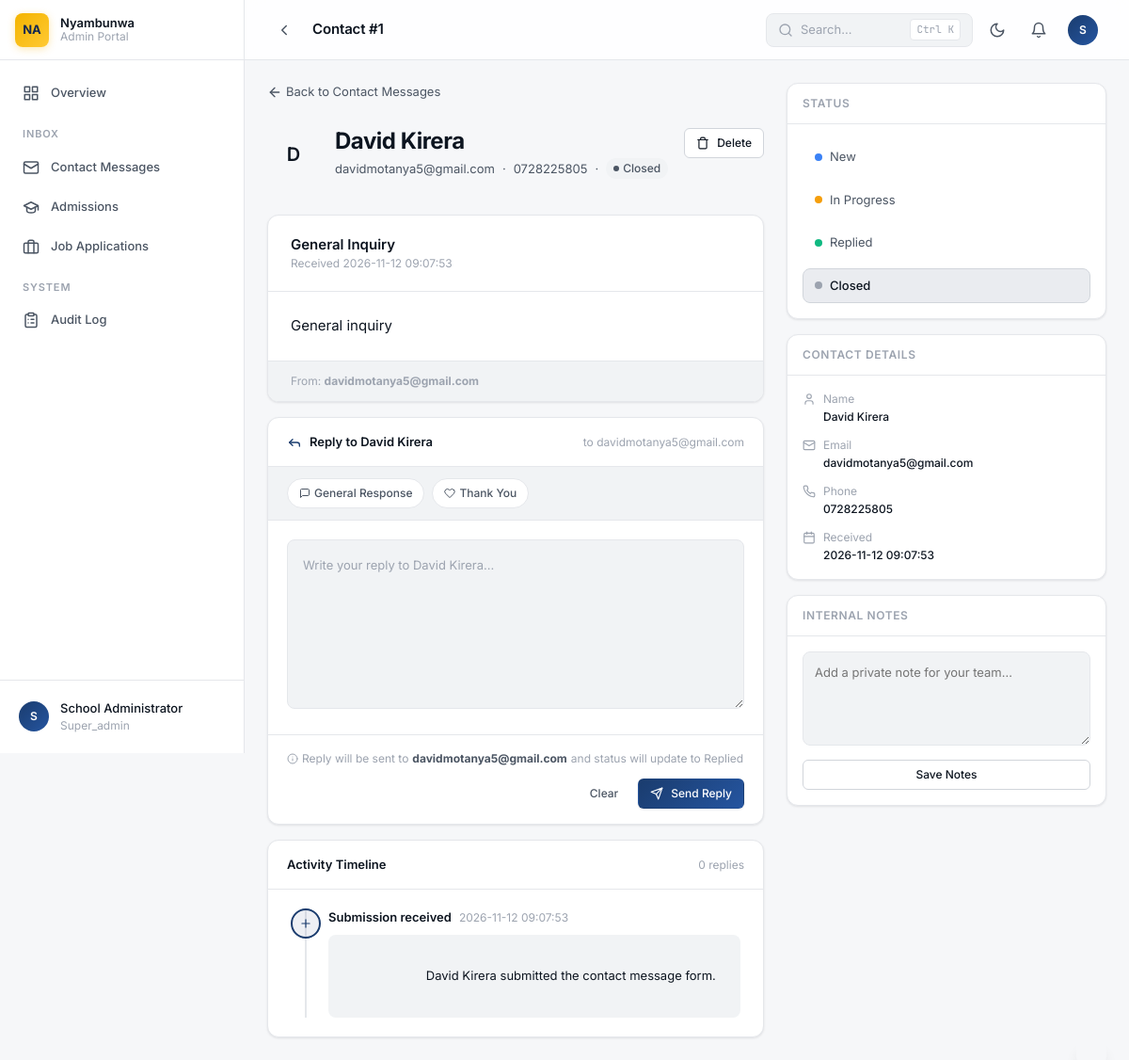
The page /admin/contacts/1 (signed in) on the database its author committed.
### tables this page shows
CREATE TABLE contacts (
            id INTEGER PRIMARY KEY AUTOINCREMENT,
            name TEXT NOT NULL,
            email TEXT NOT NULL,
            phone TEXT,
            subject TEXT,
            message TEXT NOT NULL,
            status TEXT DEFAULT 'New',
            notes TEXT,
            created_at TIMESTAMP DEFAULT CURRENT_TIMESTAMP,
            updated_at TIMESTAMP DEFAULT CURRENT_TIMESTAMP
        );

### app.py (the view)
@app.route('/admin/<submission_type>/<int:submission_id>')
@login_required
def view_message(submission_type, submission_id):
    if submission_type not in ['contacts', 'admissions', 'careers']:
        return redirect(url_for('dashboard'))
    submission = get_submission(submission_type, submission_id)
    replies = get_replies_for_submission(submission_type, submission_id)
    if not submission:
        return redirect(url_for('dashboard'))
    stats = get_stats()
    return render_template('admin/message.html',
                         stats=stats,
                         submission=submission,
                         submission_type=submission_type,
                         replies=replies)

### templates/admin/message.html (shortened to what this page needs)
{% extends "admin/base.html" %}
{% block page_title %}
    {{ 'Contact' if submission_type == 'contacts' else ('Admission' if submission_type == 'admissions' else 'Application') }} #{{ submission.id }}
{% endblock %}
{% block extra_head %}
<link rel="stylesheet" href="{{ url_for('static', filename='css/admin/detail.css') }}">
{% endblock %}
{% block content %}
{% set type_label = 'Contact Message' if submission_type == 'contacts' else ('Admission Inquiry' if submission_type == 'admissions' else 'Job Application') %}
{% set display_name = submission.get('name') if submission_type != 'admissions' else submission.get('parent_name') %}
{% if not display_name %}{% set display_name = 'Unknown' %}{% endif %}
{% set email_addr = submission.get('email') or 'Not provided' %}
{% set phone_val = submission.get('phone') or 'Not provided' %}
{% set initial = display_name[0]|upper if display_name else '?' %}
{% set status_val = submission.get('status') or 'New' %}
{% set notes_val = submission.get('notes') or '' %}
{% set created_val = submission.get('created_at') or '' %}
{% set js_child_name = submission.get('child_name') or '' if submission_type == 'admissions' else '' %}
{% set js_grade_applying = submission.get('grade_applying') or '' if submission_type == 'admissions' else '' %}
{% set js_position_applying = submission.get('position_applying') or '' if submission_type == 'careers' else '' %}
<div class="detail-layout">
    <div class="detail-main">
        <a href="{{ url_for('view_submissions', submission_type=submission_type) }}" class="back-link">
            <svg viewBox="0 0 24 24" fill="none" stroke="currentColor" stroke-width="2" stroke-linecap="round" stroke-linejoin="round">
                <line x1="19" y1="12" x2="5" y2="12"/>
                <polyline points="12 19 5 12 12 5"/>
            </svg>
            Back to {{ type_label }}s
        </a>
        <div class="detail-header">
            <div class="detail-header__avatar avatar--{{ 'info' if submission_type == 'contacts' else ('warning' if submission_type == 'admissions' else 'success') }}">
                {{ initial }}
            </div>
            <div class="detail-header__info">
                <h1 class="detail-header__title">{{ display_name }}</h1>
                <div class="detail-header__subtitle">
                    <span>{{ email_addr }}</span>
                    {% if phone_val != 'Not provided' %}
                    <span>&middot;</span>
                    <span>{{ phone_val }}</span>
                    {% endif %}
                    <span>&middot;</span>
                    <span class="badge badge-{{ 'info' if status_val == 'New' else ('warning' if status_val == 'In Progress' else ('success' if status_val == 'Replied' else 'neutral')) }}">
                        <span class="badge-dot"></span>
                        {{ status_val }}
                    </span>
                </div>
            </div>
            <div class="detail-header__actions">
                <button class="btn btn-secondary btn-sm" id="delete-btn" title="Delete submission">
                    <svg width="14" height="14" viewBox="0 0 24 24" fill="none" stroke="currentColor" stroke-width="2" stroke-linecap="round" stroke-linejoin="round">
                        <path d="M3 6h18M19 6v14a2 2 0 0 1-2 2H7a2 2 0 0 1-2-2V6M8 6V4a2 2 0 0 1 2-2h4a2 2 0 0 1 2 2v2"/>
                    </svg>
                    Delete
                </button>
            </div>
        </div>
        <div class="message-card">
            <div class="message-card__header">
                <div>
                    <div class="message-card__title">
                        {% if submission_type == 'contacts' %}
                            {{ submission.get('subject') or 'No subject' }}
                        {% elif submission_type == 'admissions' %}
                            Inquiry for {{ submission.get('child_name') or '—' }} — {{ submission.get('grade_applying') or '—' }}
                        {% else %}
                            {{ submission.get('position_applying') or 'General Application' }}
                        {% endif %}
                    </div>
                    <div class="message-card__meta">
                        Received {{ created_val }}
                    </div>
                </div>
            </div>
            {% if submission_type == 'careers' %}
                {% if submission.get('cover_letter') %}
                <div class="message-card__body">{{ submission.get('cover_letter') }}</div>
                {% endif %}
            {% else %}
                {% if submission.get('message') %}
                <div class="message-card__body">{{ submission.get('message') }}</div>
                {% endif %}
            {% endif %}
            <div class="message-card__footer">
                <span>From: <strong>{{ email_addr }}</strong></span>
            </div>
        </div>
        <div class="reply-composer">
            <div class="reply-composer__header">
                <div class="reply-composer__title">
                    <svg viewBox="0 0 24 24" fill="none" stroke="currentColor" stroke-width="2" stroke-linecap="round" stroke-linejoin="round">
                        <polyline points="9 17 4 12 9 7"/>
                        <path d="M20 18v-2a4 4 0 0 0-4-4H4"/>
                    </svg>
                    Reply to {{ display_name }}
                </div>
                <div class="reply-composer__recipient">to {{ email_addr }}</div>
            </div>
            <div class="reply-composer__templates">
                <button class="template-chip" data-template="general_response">
                    <svg viewBox="0 0 24 24" fill="none" stroke="currentColor" stroke-width="2" stroke-linecap="round" stroke-linejoin="round"><path d="M21 15a2 2 0 0 1-2 2H7l-4 4V5a2 2 0 0 1 2-2h14a2 2 0 0 1 2 2z"/></svg>
                    General Response
                </button>
                <button class="template-chip" data-template="thank_you">
                    <svg viewBox="0 0 24 24" fill="none" stroke="currentColor" stroke-width="2" stroke-linecap="round" stroke-linejoin="round"><path d="M20.84 4.61a5.5 5.5 0 0 0-7.78 0L12 5.67l-1.06-1.06a5.5 5.5 0 0 0-7.78 7.78l1.06 1.06L12 21.23l7.78-7.78 1.06-1.06a5.5 5.5 0 0 0 0-7.78z"/></svg>
                    Thank You
                </button>
            </div>
            <form id="reply-form">
                <div class="reply-composer__body">
                    <textarea class="reply-composer__textarea" id="reply-body" name="reply_body" placeholder="Write your reply to {{ display_name }}..." required></textarea>
                </div>
                <div class="reply-composer__footer">
                    <div class="reply-composer__hint">
                        <svg viewBox="0 0 24 24" fill="none" stroke="currentColor" stroke-width="2" stroke-linecap="round" stroke-linejoin="round">
                            <circle cx="12" cy="12" r="10"/>
                            <line x1="12" y1="16" x2="12" y2="12"/>
                            <line x1="12" y1="8" x2="12.01" y2="8"/>
                        </svg>
                        Reply will be sent to <strong style="color: var(--text-secondary);">{{ email_addr }}</strong> and status will update to Replied
                    </div>
                    <div class="reply-composer__actions">
                        <button type="button" class="btn btn-ghost btn-sm" id="clear-btn">Clear</button>
                        <button type="submit" class="btn btn-primary btn-sm" id="send-btn">
                            <svg width="14" height="14" viewBox="0 0 24 24" fill="none" stroke="currentColor" stroke-width="2" stroke-linecap="round" stroke-linejoin="round">
                                <line x1="22" y1="2" x2="11" y2="13"/>
                                <polygon points="22 2 15 22 11 13 2 9 22 2"/>
                            </svg>
                            Send Reply
                        </button>
                    </div>
                </div>
            </form>
        </div>
        <div class="timeline-section">
            <div class="timeline-section__header">
                <div class="timeline-section__title">Activity Timeline</div>
                <span class="text-xs text-muted">{{ replies|length }} repl{{ 'y' if replies|length == 1 else 'ies' }}</span>
            </div>
            <div class="timeline">
                <div class="timeline-item timeline-item--created">
                    <div class="timeline-item__icon">
                        <svg viewBox="0 0 24 24" fill="none" stroke="currentColor" stroke-width="2" stroke-linecap="round" stroke-linejoin="round">
                            <path d="M12 5v14M5 12h14"/>
                        </svg>
                    </div>
                    <div class="timeline-item__header">
                        <span class="timeline-item__title">Submission received</span>
                        <span class="timeline-item__time">{{ created_val }}</span>
                    </div>
                    <div class="timeline-item__body">
                        {{ display_name }} submitted the {{ type_label|lower }} form.
                    </div>
                </div>
            </div>
        </div>
    </div>
    <aside class="detail-sidebar">
        <div class="sidebar-card">
            <div class="sidebar-card__header">
                <div class="sidebar-card__title">Status</div>
            </div>
            <div class="sidebar-card__body">
                <div class="status-selector" id="status-selector">
                    <button class="status-option {% if status_val == 'New' %}is-active{% endif %}" data-status="New">
                        <span class="status-dot status-dot--new"></span> New
                    </button>
                    <button class="status-option {% if status_val == 'In Progress' %}is-active{% endif %}" data-status="In Progress">
                        <span class="status-dot status-dot--progress"></span> In Progress
                    </button>
                    <button class="status-option {% if status_val == 'Replied' %}is-active{% endif %}" data-status="Replied">
                        <span class="status-dot status-dot--replied"></span> Replied
                    </button>
                    <button class="status-option {% if status_val == 'Closed' %}is-active{% endif %}" data-status="Closed">
                        <span class="status-dot status-dot--closed"></span> Closed
                    </button>
                </div>
            </div>
        </div>
        <div class="sidebar-card">
            <div class="sidebar-card__header">
                <div class="sidebar-card__title">Contact Details</div>
            </div>
            <div class="sidebar-card__body">
                <div class="meta-list">
                    <div class="meta-list__item">
                        <svg class="meta-list__icon" viewBox="0 0 24 24" fill="none" stroke="currentColor" stroke-width="2" stroke-linecap="round" stroke-linejoin="round"><path d="M19 21v-2a4 4 0 0 0-4-4H9a4 4 0 0 0-4 4v2"/><circle cx="12" cy="7" r="4"/></svg>
                        <div>
                            <div class="meta-list__label">Name</div>
                            <div class="meta-list__value">{{ display_name }}</div>
                        </div>
                    </div>
                    <div class="meta-list__item">
                        <svg class="meta-list__icon" viewBox="0 0 24 24" fill="none" stroke="currentColor" stroke-width="2" stroke-linecap="round" stroke-linejoin="round"><rect x="2" y="4" width="20" height="16" rx="2"/><path d="m22 7-10 6L2 7"/></svg>
                        <div>
                            <div class="meta-list__label">Email</div>
                            <div class="meta-list__value"><a href="mailto:{{ email_addr }}">{{ email_addr }}</a></div>
                        </div>
                    </div>
                    {% if phone_val != 'Not provided' %}
                    <div class="meta-list__item">
                        <div>
                            <div class="meta-list__label">Phone</div>
                            <div class="meta-list__value"><a href="tel:{{ phone_val }}">{{ phone_val }}</a></div>
                        </div>
                    </div>
                    {% endif %}
                    <div class="meta-list__item">
                        <svg class="meta-list__icon" viewBox="0 0 24 24" fill="none" stroke="currentColor" stroke-width="2" stroke-linecap="round" stroke-linejoin="round"><rect x="3" y="4" width="18" height="18" rx="2" ry="2"/><line x1="16" y1="2" x2="16" y2="6"/><line x1="8" y1="2" x2="8" y2="6"/><line x1="3" y1="10" x2="21" y2="10"/></svg>
                        <div>
                            <div class="meta-list__label">Received</div>
                            <div class="meta-list__value">{{ created_val }}</div>
                        </div>
                    </div>
                </div>
            </div>
        </div>
        <div class="sidebar-card">
            <div class="sidebar-card__header">
                <div class="sidebar-card__title">Internal Notes</div>
            </div>
            <div class="sidebar-card__body">
                <textarea class="notes-textarea" id="notes-input" placeholder="Add a private note for your team...">{{ notes_val }}</textarea>
                <button class="btn btn-secondary btn-sm btn-block" id="save-notes-btn" style="margin-top: var(--space-2);">
                    Save Notes
                </button>
            </div>
        </div>
    </aside>
</div>
<div class="toast" id="toast"></div>
{% endblock %}

### rows shown on the page
contacts: id "1", name "David Kirera", email "davidmotanya5@gmail.com", phone "0728225805", status "Closed", subject "General Inquiry", created_at "2026-11-12 09:07:53", get "General inquiry", reply_body "Write your reply to David Kirera..."

### other values the page prints
{{ session.get('admin_full_name') or session.get('admin_username') }} "School Administrator"
{{ session.get('admin_role', 'admin') }} "Super_admin"
{{ type_label }} "Contact Message"
{{ initial }} "D"
{{ replies|length }} "0"
{{ 'y' if replies|length == 1 else 'ies' }} "ies"
{{ type_label|lower }} "contact message"
